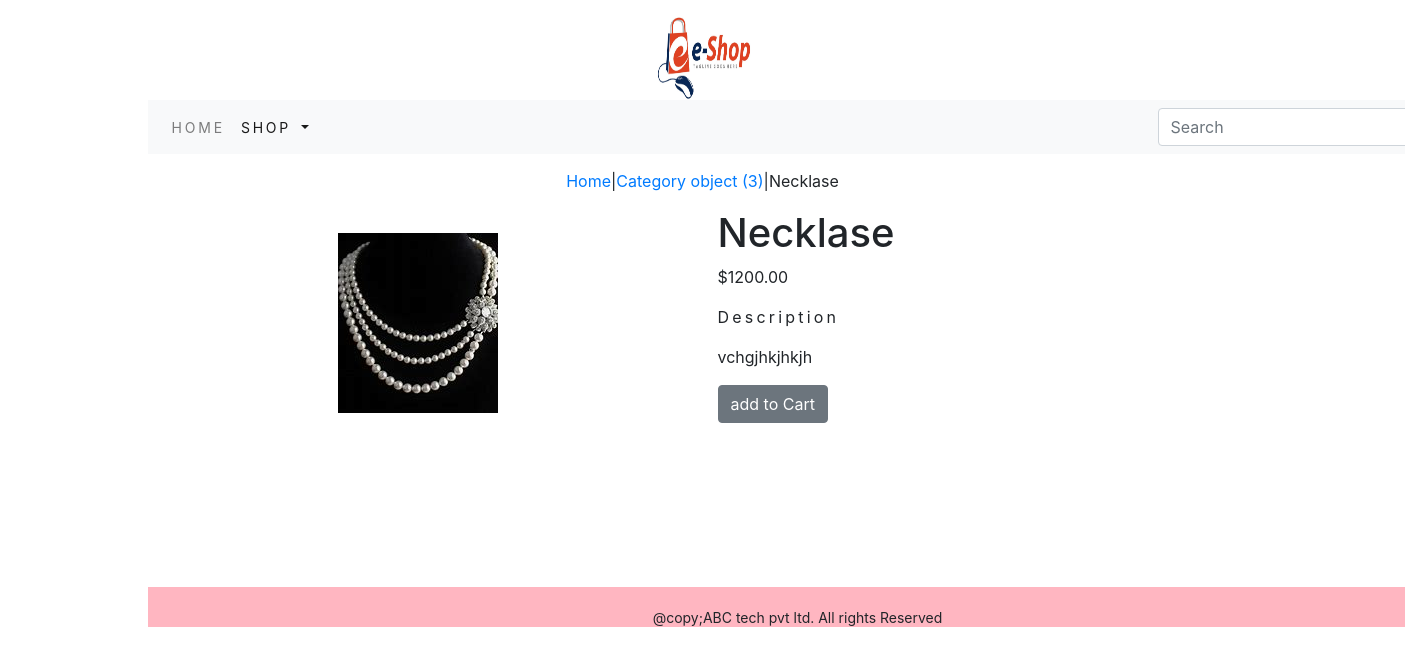
Page /shop/jewelary/necklase/ on the committed database.
### shop/models.py (models this page shows, shortened)
class Product(models.Model):
    name=models.CharField(max_length=250,unique=True)
    slug=models.SlugField(max_length=250,unique=True)
    description=models.TextField(blank=True)
    price=models.DecimalField(max_digits=10,decimal_places=2)
    category=models.ForeignKey(Category,on_delete=models.CASCADE)
    image=models.ImageField(upload_to='product',blank=True)
    stock=models.IntegerField()
    available=models.BooleanField(default=True)
    created=models.DateTimeField(auto_now_add=True)
    updated=models.DateTimeField(auto_now=True)

class Category(models.Model):
    name=models.CharField(max_length=250,unique=True)
    slug=models.SlugField(max_length=250,unique=True)
    description=models.TextField(blank=True)
    image=models.ImageField(upload_to='category',blank=True)
    def get_url(self):
        return reverse('shop:products_by_category',args=[self.slug])

### shop/views.py (the view)
# urls.py: path('<slug:c_slug>/<slug:product_slug>/', views.proDetail,name='prodCatdetail')
def proDetail(request,c_slug,product_slug):
    try:
        product=Product.objects.get(category__slug=c_slug,slug=product_slug)
    except Exception as e:
        raise e
    return render(request,'product.html',{'product':product})

### cart/context_processors.py (called while the page is built)
def counter(request):
    item_count=0
    if 'admin' in request.path:
        return {}
    else:
        try:
            cart=Cart.objects.filter(
                cart_id=_cart_id(request))
            cart_items=CartItem.objects.all().filter(cart=cart[:1])
            for cart_items in cart_items:
                item_count +=cart_items.quantity
        except Cart.DoesNotExist:
            item_count=0
    return dict(item_count=item_count)

### cart/views.py (called while the page is built)
def _cart_id(request):
    cart=request.session.session_key
    if not cart:
        cart=request.session.create()
    return cart

### shop/context_processors.py (called while the page is built)
def menu_links(request):
    links=Category.objects.all()
    return dict(links=links)

### templates/product.html (shortened to what this page needs)
{% extends 'base.html' %}
{% load static %}
{% block content %}
<div>
    <div class="row my_prod_row_class">
        <div class="mx-auto">
        <p><a href="{% url 'shop:allProdCat' %}">Home</a>|<a href="{{product.category.get_url}}">{{product.category}}</a>|{{product.name}} </p>
    </div>
        <div class="container">
<div class="row">
    <div class="col-12 col-sm-12 col-md-12 col-lg-6 text-center">
        <br>
<div style="min-width:18rem">
    <img class="" src="{{product.image.url}}" alt="{{product.name}}">
</div>
    </div>
<br>
<div class="col-12 col-sm-12 col-md-12 col-lg-6">
    <div>
    <h1 class="my_product_title">{{product.name}}</h1>
    <p class="">${{product.price}}</p>
    <p class="my_title">Description</p>
    <p class="text-justify my_prod_text">{{product.description}}</p>
    {% if product.stock <= 0 %}
    <p class="text-justify my_prod_text"><b>Out of stock</b></p>
    {% else %}
    <a class="btn btn-secondary" href="{% url 'cart:add_cart' product.id %}">add to Cart</a>
    {% endif %}
</div>
   </div>
</div>
</div>
    </div>
{% endblock %}

### static/css/custom.css (style rules this page uses)
body { font-family: 'Open Sans', sans-serif; }
.my_title { font-size:16px; text_transform:uppercase; letter-spacing:.2em; }
.my_prod_row_class { padding-top:15px; padding-bottom:20px; }
.my_prod_text { padding-right:20px; }

### rows in the picture
Product: category "Category object (3)", name "Necklase", image (picture), price "1200.00", description "vchgjhkjhkjh"
